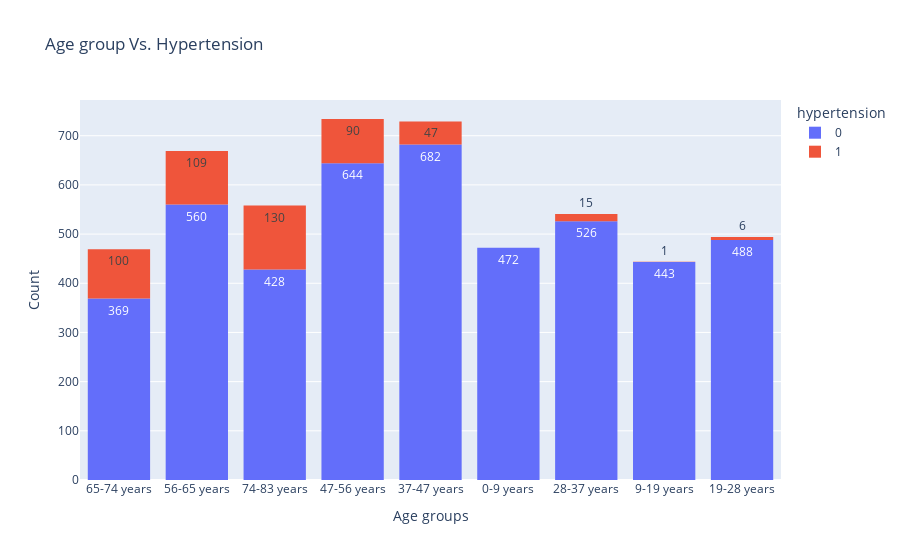

The cell this chart's notebook holds for it:
### Markdown cell above
- To understand how Age relates to Hypertension we will use a countplot between **age_group** and **hypertension**.
- The countplot will be plotted using the plotly express function **px.histogram()**.

### Code cell
fig = px.histogram(data, x = 'age_group', color = 'hypertension', title = 'Age group Vs. Hypertension', text_auto=True).update_layout(
    xaxis_title="Age groups", yaxis_title="Count")
fig.show()

### Figure 1 — Plotly figure (JSON) as saved in the notebook; plotly's stock layout.template omitted (floating-point values rounded to 4 significant figures; data arrays with more than 128 entries replaced by an {"elided": "..."} marker saying what was removed)
{"data": [{"alignmentgroup": "True", "bingroup": "x", "hovertemplate": "hypertension=0<br>age_group=%{x}<br>count=%{y}<extra></extra>", "legendgroup": "0", "marker": {"color": "#636efa", "pattern": {"shape": ""}}, "name": "0", "offsetgroup": "0", "orientation": "v", "showlegend": true, "texttemplate": "%{value}", "type": "histogram", "x": {"elided": "4612 str values"}, "xaxis": "x", "yaxis": "y"}, {"alignmentgroup": "True", "bingroup": "x", "hovertemplate": "hypertension=1<br>age_group=%{x}<br>count=%{y}<extra></extra>", "legendgroup": "1", "marker": {"color": "#EF553B", "pattern": {"shape": ""}}, "name": "1", "offsetgroup": "1", "orientation": "v", "showlegend": true, "texttemplate": "%{value}", "type": "histogram", "x": {"elided": "498 str values"}, "xaxis": "x", "yaxis": "y"}], "layout": {"barmode": "relative", "legend": {"title": {"text": "hypertension"}, "tracegroupgap": 0}, "title": {"text": "Age group Vs. Hypertension"}, "xaxis": {"anchor": "y", "domain": [0, 1], "title": {"text": "Age groups"}}, "yaxis": {"anchor": "x", "domain": [0, 1], "title": {"text": "Count"}}}}
